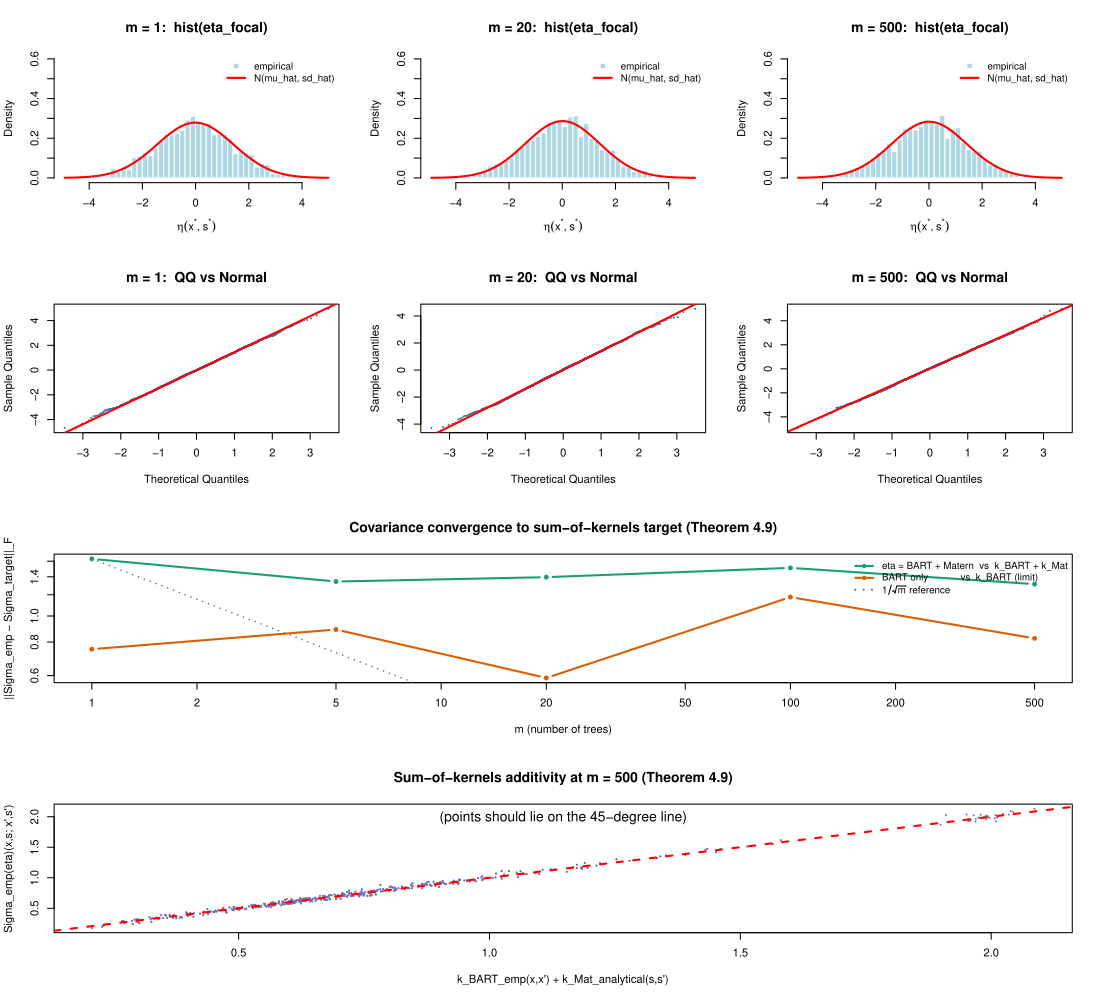

Write the R code that produced this figure.
# =============================================================================
# Empirical verification of Theorem 4.9 (BARTSIMP-PG -> sum-of-kernels GP).
#
# What we test
# ------------
# Draw many realizations of eta(x, s) = f_BART(x) + z(s) from the BARTSIMP-PG
# PRIOR (no data) at a fixed set of test points, for several values of m. We
# verify three predictions:
#
#   (A) CLT visualization (Lemma 4.8). The marginal distribution of eta at a
#       single test point converges to N(0, k_BART(x,x) + k_Mat(s,s)) as
#       m -> infty. Diagnostic: histograms, QQ vs Normal, Shapiro-Wilk W.
#
#   (B) Covariance recovery (Theorem 4.9). Empirical pairwise covariance of
#       eta over test points should converge to k_BART + k_Mat. Diagnostic:
#       Frobenius-norm distance ||Sigma_emp(m) - Sigma_target||_F vs m, where
#       Sigma_target is built from k_BART (estimated from m=1000 BART-only
#       prior) plus k_Mat (analytical Matern at the test locations).
#
#   (C) Additivity (sum-of-kernels). Same covariance should equal the sum of
#       BART-only and Matern-only covariances. Diagnostic: scatter of the
#       three covariance matrices' entries against each other.
#
# Output: dev/22_gp_limit_check.pdf and dev/22_gp_limit_check.rds.
# Expected runtime: a few minutes.
# =============================================================================

# We need matern_corr from bartsimp_pg.R but NOT the sampler itself; the file
# is safe to source and only adds INLA imports.
source("dev/bartsimp_pg.R")

set.seed(2026)

# ---- BART prior sampling (self-contained; does not need rbart.R for this) --

sample_tree_prior <- function(X, alpha = 0.95, beta = 2, tau = 1.0,
                              cuts_per_var = 100L) {
  # Returns a (recursive) tree drawn from the Chipman-George-McCulloch tree
  # prior with depth-decay alpha*(1+depth)^(-beta) and N(0, tau^2) leaves.
  P <- ncol(X)
  ranges <- apply(X, 2, range)
  build <- function(depth) {
    p_split <- alpha * (1 + depth)^(-beta)
    if (runif(1) >= p_split) {
      return(list(is_leaf = TRUE, mu = rnorm(1, 0, tau)))
    }
    v <- sample.int(P, 1)
    cut <- runif(1, ranges[1, v], ranges[2, v])
    list(
      is_leaf = FALSE, var = v, val = cut,
      left  = build(depth + 1L),
      right = build(depth + 1L)
    )
  }
  build(0L)
}

eval_tree <- function(tree, X) {
  # Vectorized: walk each row down the tree, return numeric vec length nrow(X).
  out <- numeric(nrow(X))
  walk <- function(node, idx) {
    if (node$is_leaf) {
      out[idx] <<- node$mu
      return(invisible())
    }
    left_mask  <- X[idx, node$var] <= node$val
    walk(node$left,  idx[ left_mask])
    walk(node$right, idx[!left_mask])
  }
  walk(tree, seq_len(nrow(X)))
  out
}

sample_bart_prior_one <- function(X, m, alpha, beta, tau_total) {
  # tau_total = sd(f_BART(x)) target; per-leaf sd is tau_total/sqrt(m).
  tau <- tau_total / sqrt(m)
  out <- numeric(nrow(X))
  for (l in seq_len(m)) {
    tree <- sample_tree_prior(X, alpha, beta, tau)
    out  <- out + eval_tree(tree, X)
  }
  out
}

sample_bart_prior_many <- function(X, m, B, alpha = 0.95, beta = 2,
                                   tau_total = 1.0, verbose = FALSE) {
  out <- matrix(0, B, nrow(X))
  for (b in seq_len(B)) {
    if (verbose && (b %% 200 == 0))
      cat(sprintf("    [bart m=%d] sample %d/%d\n", m, b, B))
    out[b, ] <- sample_bart_prior_one(X, m, alpha, beta, tau_total)
  }
  out
}

# ---- Matern (analytical) at the test locations -----------------------------

matern_cov_at <- function(locs, sigma_m = 1.0, rho = 0.3, nu = 1) {
  D     <- as.matrix(dist(locs))
  kappa <- sqrt(8 * nu) / rho
  sigma_m^2 * matern_corr(D, kappa, nu)
}

sample_matern_prior_many <- function(locs, B, sigma_m = 1.0, rho = 0.3, nu = 1) {
  S <- matern_cov_at(locs, sigma_m, rho, nu) + 1e-8 * diag(nrow(locs))
  L <- t(chol(S))
  zeta <- matrix(rnorm(B * nrow(locs)), nrow = nrow(locs), ncol = B)
  t(L %*% zeta)  # B x n
}

# ---- Test points ----------------------------------------------------------

N_TEST <- 30L                       # number of test points (joint covariate+location)
P      <- 2L                        # covariate dim
D      <- 2L                        # spatial dim

X_test    <- matrix(runif(N_TEST * P), N_TEST, P)
locs_test <- matrix(runif(N_TEST * D), N_TEST, D)

# Prior hyperparameters: keep the BART target sd and the Matern sd at 1 each,
# so the sum-of-kernels diagonal is around 2.
ALPHA      <- 0.95
BETA       <- 2
TAU_TOTAL  <- 1.0                   # target sd of f_BART
SIGMA_M    <- 1.0
RHO        <- 0.3

M_GRID <- c(1L, 5L, 20L, 100L, 500L)
B      <- 2000L                     # prior samples per m

# Estimate the "true" BART kernel from a large-m run (the GP-limit baseline).
M_REF <- 1000L
B_REF <- 4000L

cat("=== Sampling reference BART prior at m =", M_REF, "(this is k_BART target) ===\n")
t0 <- Sys.time()
bart_ref <- sample_bart_prior_many(
  X = X_test, m = M_REF, B = B_REF,
  alpha = ALPHA, beta = BETA, tau_total = TAU_TOTAL,
  verbose = TRUE
)
cat(sprintf("Reference BART done in %.1fs\n",
            as.numeric(difftime(Sys.time(), t0, units = "secs"))))

k_BART_target <- cov(bart_ref)                              # empirical k_BART
k_MAT_target  <- matern_cov_at(locs_test, SIGMA_M, RHO, 1)  # analytical
k_JOINT_target <- k_BART_target + k_MAT_target              # sum-of-kernels

# ---- Sweep over m ---------------------------------------------------------

results <- list()
for (m in M_GRID) {
  cat(sprintf("\n=== Sampling m = %d ===\n", m))
  t0 <- Sys.time()
  bart_draws <- sample_bart_prior_many(
    X = X_test, m = m, B = B,
    alpha = ALPHA, beta = BETA, tau_total = TAU_TOTAL,
    verbose = TRUE
  )
  mat_draws  <- sample_matern_prior_many(
    locs = locs_test, B = B,
    sigma_m = SIGMA_M, rho = RHO, nu = 1
  )
  eta_draws  <- bart_draws + mat_draws

  Sigma_emp <- cov(eta_draws)
  Sigma_bart_emp <- cov(bart_draws)
  Sigma_mat_emp  <- cov(mat_draws)

  # Frobenius distances to targets
  fro_joint  <- sqrt(sum((Sigma_emp     - k_JOINT_target)^2))
  fro_bart   <- sqrt(sum((Sigma_bart_emp - k_BART_target)^2))
  fro_mat    <- sqrt(sum((Sigma_mat_emp  - k_MAT_target )^2))

  # Single-point Gaussianity diagnostics at the FIRST test point
  focal_eta  <- eta_draws[, 1]
  shapiro_p  <- if (B <= 5000) shapiro.test(focal_eta)$p.value else NA_real_
  ks_p       <- ks.test(focal_eta,
                        "pnorm",
                        mean = mean(focal_eta), sd = sd(focal_eta))$p.value

  results[[as.character(m)]] <- list(
    m              = m,
    elapsed_sec    = as.numeric(difftime(Sys.time(), t0, units = "secs")),
    Sigma_emp      = Sigma_emp,
    Sigma_bart_emp = Sigma_bart_emp,
    Sigma_mat_emp  = Sigma_mat_emp,
    fro_joint      = fro_joint,
    fro_bart       = fro_bart,
    fro_mat        = fro_mat,
    focal_eta      = focal_eta,
    shapiro_p      = shapiro_p,
    ks_p           = ks_p
  )

  cat(sprintf("  m=%4d  elapsed=%.1fs  fro(eta - target)=%.3f  fro(bart - k_BART)=%.3f\n",
              m, results[[as.character(m)]]$elapsed_sec, fro_joint, fro_bart))
  cat(sprintf("  Gaussianity at focal: shapiro p=%.3f  ks p=%.3f\n",
              shapiro_p, ks_p))
}

# ---- Summary table --------------------------------------------------------

tab <- do.call(rbind, lapply(results, function(r) {
  data.frame(
    m         = r$m,
    fro_joint = r$fro_joint,
    fro_bart  = r$fro_bart,
    fro_mat   = r$fro_mat,
    shapiro_p = r$shapiro_p,
    ks_p      = r$ks_p,
    stringsAsFactors = FALSE
  )
}))
cat("\n=== Summary across m ===\n")
print(tab, row.names = FALSE, digits = 3)

# ---- Figure ---------------------------------------------------------------

pdf("dev/22_gp_limit_check.pdf", width = 11, height = 10)
layout(matrix(c(1, 2, 3,
                4, 5, 6,
                7, 7, 7,
                8, 8, 8),
              nrow = 4, byrow = TRUE),
       heights = c(1, 1, 1, 1))

# Row 1: histograms of eta at focal point for 3 m values
m_show <- c(1L, 20L, 500L)
xr <- range(unlist(lapply(m_show, function(m) results[[as.character(m)]]$focal_eta)))
xs <- seq(xr[1], xr[2], length.out = 200)
for (m in m_show) {
  r <- results[[as.character(m)]]
  hist(r$focal_eta, breaks = 50, probability = TRUE,
       main = sprintf("m = %d:  hist(eta_focal)", m),
       xlab = expression(eta(x^"*", s^"*")),
       col = "lightblue", border = "white", xlim = xr,
       ylim = c(0, max(0.6, 1/sqrt(2*pi*var(r$focal_eta)))))
  lines(xs, dnorm(xs, mean = mean(r$focal_eta), sd = sd(r$focal_eta)),
        col = "red", lwd = 2)
  legend("topright", legend = c("empirical", "N(mu_hat, sd_hat)"),
         col = c("lightblue", "red"), lwd = c(NA, 2), pch = c(15, NA),
         bty = "n", cex = 0.9)
}

# Row 2: QQ plots vs Normal for the same m values
for (m in m_show) {
  r <- results[[as.character(m)]]
  qqnorm(r$focal_eta, pch = 16, cex = 0.4, col = "#2b7bba",
         main = sprintf("m = %d:  QQ vs Normal", m))
  qqline(r$focal_eta, col = "red", lwd = 2)
}

# Row 3: Frobenius distance vs m, log-log
plot(M_GRID, sapply(M_GRID, function(m) results[[as.character(m)]]$fro_joint),
     log = "xy", type = "b", pch = 16, lwd = 2, col = "#1b9e77",
     xlab = "m (number of trees)", ylab = "||Sigma_emp - Sigma_target||_F",
     main = "Covariance convergence to sum-of-kernels target (Theorem 4.9)",
     ylim = range(c(
       sapply(M_GRID, function(m) results[[as.character(m)]]$fro_joint),
       sapply(M_GRID, function(m) results[[as.character(m)]]$fro_bart)
     )))
lines(M_GRID, sapply(M_GRID, function(m) results[[as.character(m)]]$fro_bart),
      type = "b", pch = 16, lwd = 2, col = "#d95f02")
# 1/sqrt(m) reference line, scaled to pass through the first point
ref0 <- results[[as.character(M_GRID[1])]]$fro_joint
lines(M_GRID, ref0 / sqrt(M_GRID / M_GRID[1]),
      lty = 3, col = "gray40", lwd = 1.5)
legend("topright",
       legend = c("eta = BART + Matern  vs  k_BART + k_Mat",
                  "BART only            vs  k_BART (limit)",
                  expression(1/sqrt(m)~reference)),
       col = c("#1b9e77", "#d95f02", "gray40"),
       lwd = 2, lty = c(1, 1, 3), pch = c(16, 16, NA), bty = "n", cex = 0.9)

# Row 4: additivity scatter -- joint cov vs BART cov + Matern cov, at m = 500
r_top <- results[[as.character(M_GRID[length(M_GRID)])]]
plot(as.vector(r_top$Sigma_bart_emp + r_top$Sigma_mat_emp),
     as.vector(r_top$Sigma_emp),
     pch = 16, cex = 0.4, col = "#7570b3",
     xlab = "k_BART_emp(x,x') + k_Mat_analytical(s,s')",
     ylab = "Sigma_emp(eta)(x,s; x',s')",
     main = sprintf("Sum-of-kernels additivity at m = %d (Theorem 4.9)",
                    M_GRID[length(M_GRID)]))
abline(0, 1, col = "red", lty = 2, lwd = 2)
mtext("(points should lie on the 45-degree line)",
      side = 3, line = -1.5, cex = 0.8)

dev.off()

# ---- Save raw -------------------------------------------------------------

saveRDS(list(
  config = list(N_TEST = N_TEST, P = P, D = D,
                ALPHA = ALPHA, BETA = BETA, TAU_TOTAL = TAU_TOTAL,
                SIGMA_M = SIGMA_M, RHO = RHO,
                M_GRID = M_GRID, B = B, M_REF = M_REF, B_REF = B_REF),
  test_points = list(X = X_test, locs = locs_test),
  targets = list(k_BART_emp_at_M_REF = k_BART_target,
                 k_MAT_analytical    = k_MAT_target,
                 k_JOINT             = k_JOINT_target),
  results = results,
  summary = tab
), "dev/22_gp_limit_check.rds")

cat("\nSaved dev/22_gp_limit_check.pdf and dev/22_gp_limit_check.rds\n")
